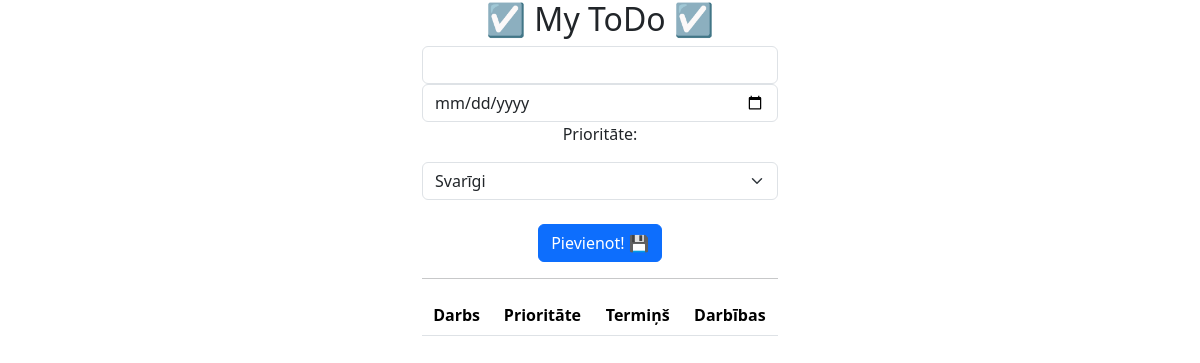
/tasks, run on an earlier commit of the app's database.
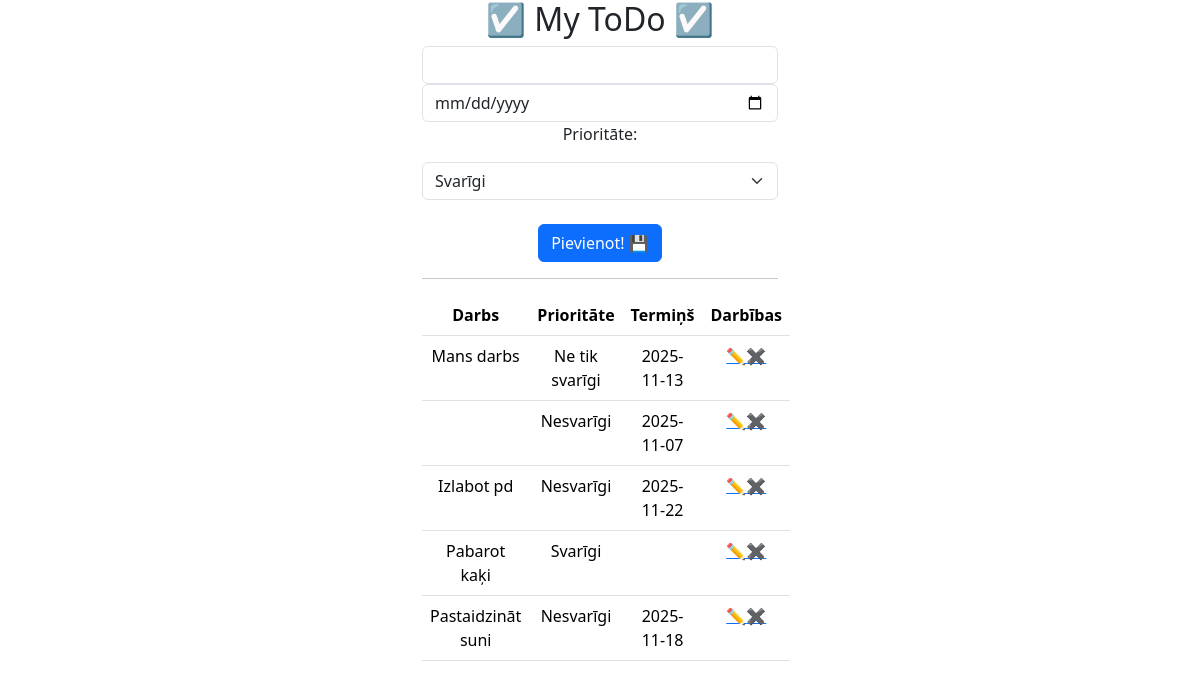
And on a later commit of the database.
### tables this page shows
CREATE TABLE "tasks" (
	"task_id"	INTEGER UNIQUE,
	"task_name"	TEXT NOT NULL,
	"priority"	INTEGER,
	"date"	TEXT,
	PRIMARY KEY("task_id" AUTOINCREMENT)
);

### app.py (the view, shortened to what this page needs)
@app.route("/tasks", methods = ["GET", "POST"])
def index():
    try:
        con = sqlite3.connect("db/tasks.db")
        cur = con.cursor()
        sql = "SELECT task_name, priority, date FROM tasks;"
        data = cur.execute(sql)
        data = data.fetchall()
        con.close()
    except Exception as e:
        print(e)
    return render_template("index.html", data=data)

### templates/index.html (shortened to what this page needs)
<!DOCTYPE html>
<html lang="en">
<head>
    <link href="https://cdn.jsdelivr.net/npm/bootstrap@5.3.2/dist/css/bootstrap.min.css" rel="stylesheet">
    <link rel="stylesheet" href="https://cdn.jsdelivr.net/npm/bootstrap-icons@1.13.1/font/bootstrap-icons.min.css">
</head>
<body>
    <div class="container">
        <div class="row text-center justify-content-center">
            <div class="col-4">
                <h2> ☑️ My ToDo ☑️</h2>
                <form action="/tasks" method="POST">
                    <input required class="form-control" type="text" name="task_name" id="">
                    <input required class="form-control" type="date" name="task_date" id="">
                    <p>Prioritāte:</p>
                    <select class="form-select" name="task_priority" id="">
                        <option value="3">Svarīgi</option>
                    </select>
                    <br>
                    <input class="btn btn-primary" type="submit" value="Pievienot! 💾">
                </form>
                <hr>
                <table class="table">
                    <tr>
                        <th>Darbs</th>
                        <th>Prioritāte</th>
                        <th>Termiņš</th>
                        <th>Darbības</th>
                    </tr>
                    {% for task in data %}
                        <tr>
                            <td>{{ task[0] }}</td>
                            <td>
                                {% if task[1] == 1 %}
                                    Nesvarīgi
                                {% elif task[1] == 2 %}
                                    Ne tik svarīgi
                                {% elif task[1] == 3 %}
                                    Svarīgi
                                {% endif %}
                            </td>
                            <td>{{ task[2] }}</td>
                            <td><a href="">✏️</a><a href="">✖️</a></td>
                        </tr>
                    {% endfor %}
                </table>
            </div>
        </div>
    </div>
</body>
</html>

What changed in the data, as far as the page shows it:
added tasks: task_name "Mans darbs", priority "Ne tik svarīgi", date "2025-11-13"
added tasks: priority "Nesvarīgi", date "2025-11-07"
added tasks: task_name "Izlabot pd", priority "Nesvarīgi", date "2025-11-22"
added tasks: task_name "Pabarot kaķi", priority "Svarīgi"
added tasks: task_name "Pastaidzināt suni", priority "Nesvarīgi", date "2025-11-18"
